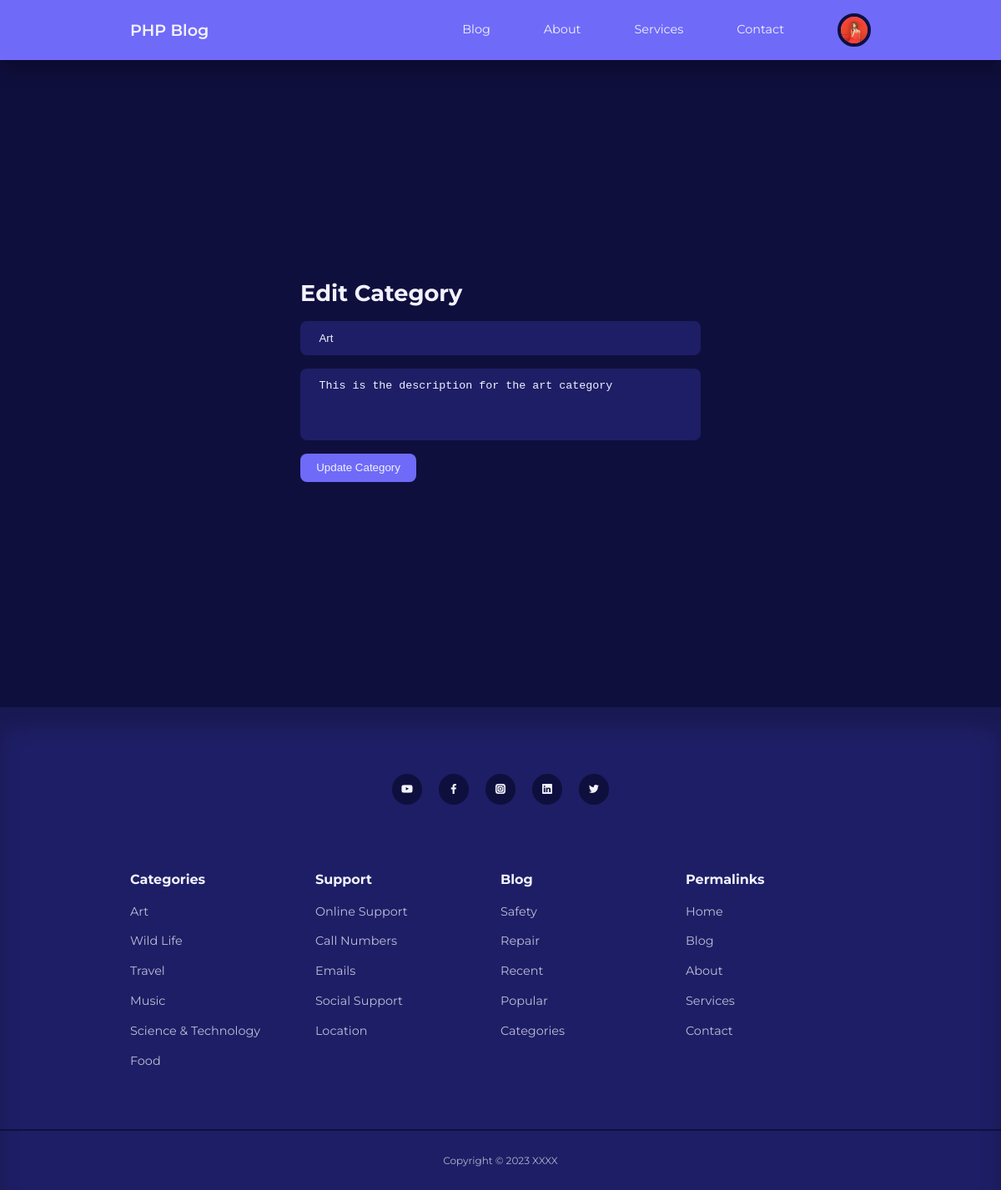
Screenshot of /admin/edit-category.php?id=7 (signed in) with the database file from the repository.
### tables this page shows
CREATE TABLE `users` (
  `id` int(11) UNSIGNED NOT NULL,
  `firstname` varchar(50) NOT NULL,
  `lastname` varchar(50) NOT NULL,
  `username` varchar(50) NOT NULL,
  `email` varchar(100) NOT NULL,
  `password` varchar(255) NOT NULL,
  `avatar` varchar(255) NOT NULL,
  `is_admin` tinyint(1) NOT NULL
);

CREATE TABLE `categories` (
  `id` int(11) UNSIGNED NOT NULL,
  `title` varchar(50) NOT NULL,
  `description` text NOT NULL
);

### admin/partials/header.php (called while the page is built, shortened)
<?php
require '../partials/header.php';

### admin/edit-category.php (the view, shortened to what this page needs)
<?php include "partials/header.php";
if (isset($_GET['id'])) {
    $id = filter_var($_GET['id'], FILTER_SANITIZE_NUMBER_INT);
    $query = "SELECT * FROM categories WHERE id = $id";
    $result = mysqli_query($connection, $query);
    if (mysqli_num_rows(($result)) == 1) {
        $category = mysqli_fetch_assoc($result);
    }
} else {
    header('location:' . ROOT_URL . 'admin/manage-categories.php');
    die();
}
?>
<section class="form__section">
    <div class="container form__section-container">
        <h2>Edit Category</h2>
        <form action="<?= ROOT_URL ?>admin/edit-category-logic.php" method="post">
            <input type="text" name="title" value="<?= $category['title'] ?>" placeholder="Title">
            <textarea rows="4" name="description" placeholder="Description"><?= $category['description'] ?></textarea>
            <button type="submit" name="submit" class="btn">Update Category</button>
        </form>
    </div>
</section>
<?php include "../partials/footer.php"; ?>

### partials/header.php (shortened to what this page needs)
<?php
require 'config/database.php';
if (isset($_SESSION['user-id'])) {
  $id = filter_var($_SESSION['user-id'], FILTER_SANITIZE_NUMBER_INT);
  $query = "SELECT avatar FROM users WHERE id=$id";
  $result = mysqli_query($connection, $query);
  $avatar = mysqli_fetch_assoc($result)['avatar'];
}
?>
<!DOCTYPE html>
<html lang="en">
<head>
  <link rel="stylesheet" href="<?= ROOT_URL ?>css/style.css">
  <link rel="stylesheet" href="https://unicons.iconscout.com/release/v4.0.0/css/line.css">
</head>
<body>
  <nav>
    <div class="container nav__container">
      <a href="<?= ROOT_URL ?>" class="nav__logo">PHP Blog</a>
      <ul class="nav__items">
        <li><a href="<?= ROOT_URL ?>blog.php">Blog</a></li>
        <li><a href="<?= ROOT_URL ?>about.php">About</a></li>
        <li><a href="<?= ROOT_URL ?>services.php">Services</a></li>
        <li><a href="<?= ROOT_URL ?>contact.php">Contact</a></li>
        <?php if (isset($_SESSION['user-id'])) : ?>
          <li class="nav__profile">
            <div class="avatar">
              <img src="<?= ROOT_URL . 'images/' . $avatar ?>">
            </div>
          </li>
        <?php else : ?>
          <li><a href="signin.php">Signin</a></li>
        <?php endif; ?>
      </ul>
    </div>
  </nav>

### css/style.css (style rules this page uses)
:root { --color-primary: #6f6af8; --color-primary-light: hsl(242, 91%, 69%, 18%); --color-primary-variant: #5854c7; --color-red: #da0f3f; --color-red-light: hsl(346, 87%, 46%, 15%); --color-green: #00c476; --color-green-light: hsl(156, 100%, 38%, 15%); --color-gray-900: #1e1e66; --color-gray-700: #2d2b7c; --color-gray-300: rgba(242, 242, 254, 0.3); --color-gray-200: rgba(242, 242, 254, 0.7); --color-white: #f2f2fe; --color-bg: #0f0f3e; --transition: all 300ms ease; --container-width-lg: 74%; --container-width-md: 88%; --form-width: 40%; --card-border-radius-1: 0.3rem; --card-border-radius-2: 0.5rem; --card-border-radius-3: 0.8rem; --card-border-radius-4: 2rem; --card-border-radius-5: 5rem; }
* { margin: 0; padding: 0; outline: 0; border: 0; appearance: 0; list-style: none; text-decoration: none; box-sizing: border-box; }
body { font-family: 'Montserrat', sans-serif; line-height: 1.6; color: var(--color-gray-200); overflow-x: hidden; background: var(--color-bg); font-size: 0.9rem; }
.container { width: var(--container-width-lg); max-width: 1800px; margin-inline: auto; }
section { margin-top: 3rem; width: 100vw; }
h1, h2, h3, h4, h5 { color: var(--color-white); line-height: 1.3; }
h2 { font-size: 1.7rem; margin: 1rem 0; }
a { color: var(--color-white); transition: var(--transition); }
img { display: block; width: 100%; object-fit: cover; }
nav { background: var(--color-primary); width: 100vw; height: 4.5rem; position: fixed; top: 0; z-index: 10; box-shadow: 0 1rem 1rem rgba(0, 0, 0, 0.2); }
.nav__container { height: 100%; display: flex; align-items: center; justify-content: space-between; }
.avatar { width: 2.5rem; height: 2.5rem; border-radius: 50%; overflow: hidden; border: 0.3rem solid var(--color-bg); }
.nav__logo { font-weight: 600; font-size: 1.2rem; }
.nav__items { display: flex; align-items: center; gap: 4rem; }
.nav__profile { position: relative; cursor: pointer; }
.btn { display: inline-block; width: fit-content; padding: 0.6rem 1.2rem; background-color: var(--color-primary); border-radius: var(--card-border-radius-2); cursor: pointer; transition: var(--transition); color: var(--color-white); }
.form__section { display: grid; place-items: center; height: 100vh; }
.form__section-container { width: var(--form-width); }
form { display: flex; flex-direction: column; gap: 1rem; }
input, textarea, select { padding: 0.8rem 1.4rem; background-color: var(--color-gray-900); border-radius: var(--card-border-radius-2); resize: none; color: var(--color-white); }

### rows the page displays
users: avatar (picture)
categories: title "Art", description "This is the description for the art category"
